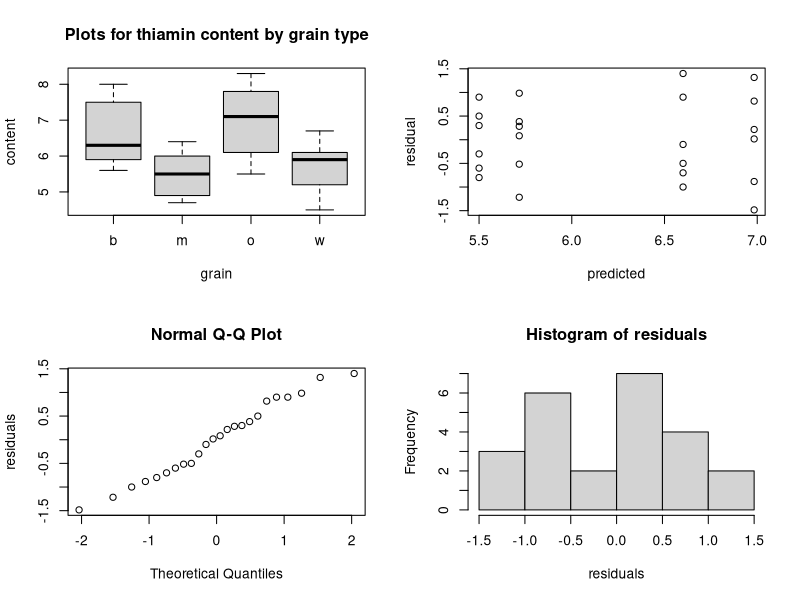

The R source for this figure:
getwd()
setwd("/Users/yuetongliu/Desktop")
th = read.table("grain.txt",header=T)  # 24 rows, 2 columns
th$grain = factor(th$grain)
attach(th)
# summary statistics by group, add SD to usual summary()
mysummary=function(x) 
{ out=c(mean(x),sd(x),summary(x)[c(1,2,3,5,6)]) 
names(out)=c("mean","SD","min","Q1","median","Q3","max") 
out
}
m=tapply(content,grain,mysummary)  # summary of content by grain
print(m,digits=3)
# set graphics for subplots in 2x2 grid
par(mfrow=c(2,2))
# boxplots by group
plot(grain,content,xlab="grain",ylab="content")
title("Plots for thiamin content by grain type")
# fit (linear) model and get ANOVA table
model1=lm(content~grain)
print(anova(model1))
# residual plots
resid=residuals(model1)
pred=fitted.values(model1)
plot(pred,resid,xlab="predicted",ylab="residual")
qqnorm(resid,ylab="residuals")
hist(resid,xlab="residuals", main="Histogram of residuals")

